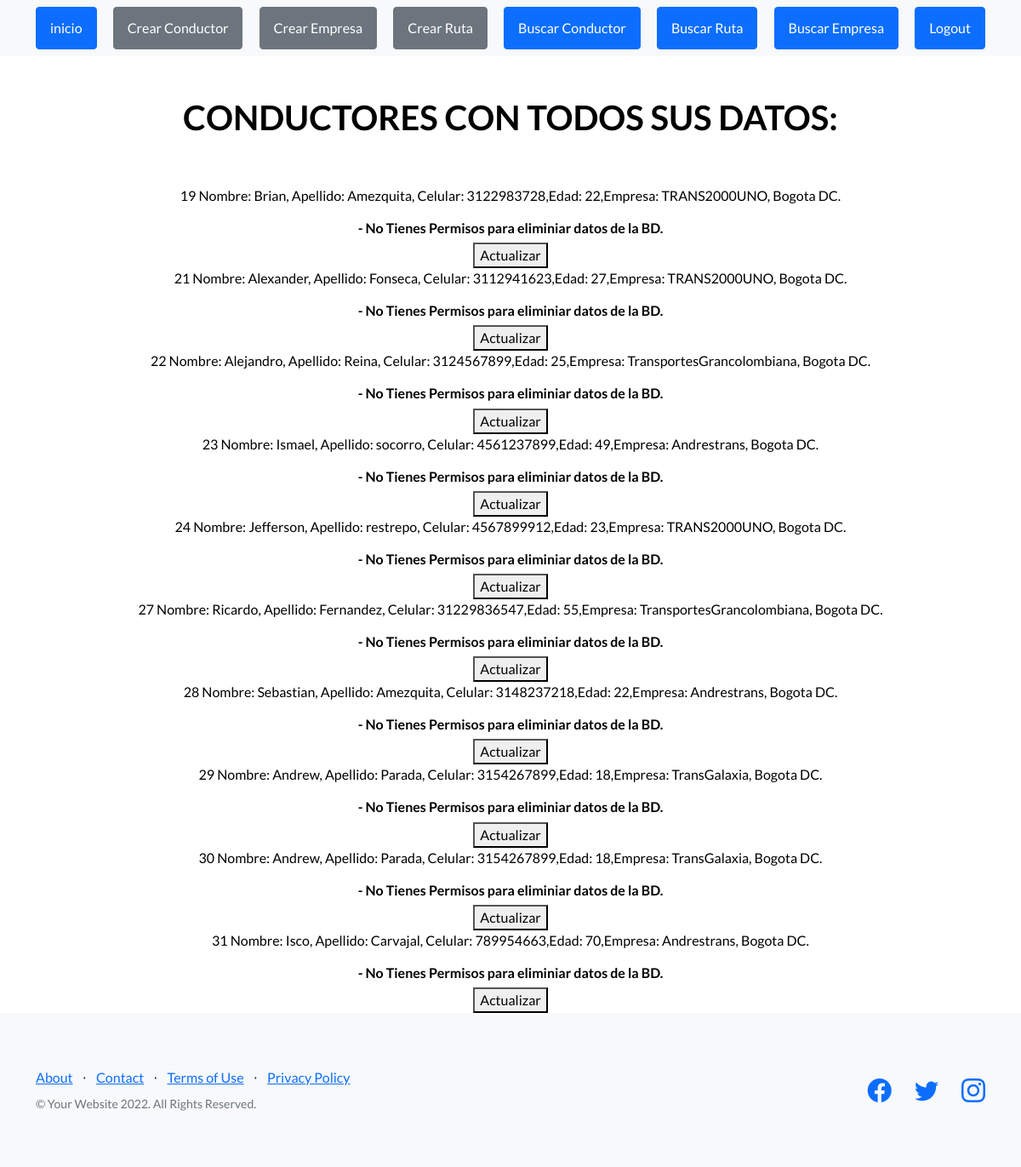
Screenshot of /mostrar_conductor_html/ (signed in) with the database file from the repository.
### miapp/models.py (models this page shows)
class conductor(models.Model):
    nombre = models.CharField(max_length=40)
    apellido = models.CharField(max_length=40)
    celular = models.IntegerField()
    edad = models.IntegerField()
    empresa =  models.ForeignKey(empresa, on_delete=models.CASCADE, default=1)
    def __str__(self) :
        return f"Nombre: { self.nombre}, Apellido: {self.apellido}, Celular: {self.celular},Edad: {self.edad},Empresa: {self.empresa}"

class empresa(models.Model):
    nombre = models.CharField(max_length=40)
    def __str__(self) :
        return f" {self.nombre}, Bogota DC."

### miapp/views.py (the view)
# urls.py: path("mostrar_conductor_html/", views.mostrar_conductor_html, name="Mostrar"),
@login_required
def mostrar_conductor_html(request):
        conductores = conductor.objects.all()
        context = {"conductores": conductores}
        return render(request, "mostrar_conductor.html", context=context)

### miapp/templates/mostrar_conductor.html (shortened to what this page needs)
<!DOCTYPE html>
<html lang="en">
    <head>
        {% load static %}
        <link href="https://cdn.jsdelivr.net/npm/bootstrap-icons@1.5.0/font/bootstrap-icons.css" rel="stylesheet" type="text/css" />
        <link href="{% static "miapp/css/styles.css" %}" rel="stylesheet" />
    </head>
    <body>
        <nav class="navbar navbar-light bg-light static-top">
            <div class="container">
                <a class="btn btn-primary" href="{% url "Home" %}"> inicio </a>
                <a class="btn btn-secondary" href="{% url "conductor" %}"> Crear Conductor </a>
                <a class="btn btn-secondary" href="{% url "empresa" %}"> Crear Empresa </a>
                <a class="btn btn-secondary" href="{% url "ruta" %}"> Crear Ruta </a>
                <a class="btn btn-primary" href="{% url "buscar_conductor" %}"> Buscar Conductor </a>
                <a class="btn btn-primary" href="{% url "buscar_ruta" %}"> Buscar Ruta </a>
                <a class="btn btn-primary" href="{% url "buscar_empresa" %}"> Buscar Empresa </a>
                <a class="btn btn-primary" href="{% url "Logout" %}">Logout</a>
            </div>
        </nav>
        <div class="container position-relative">
            <div class="row justify-content-center">
                    <div class="text-center text-black">
                        <br>
                        <br>
                        <h1 class"">
                            CONDUCTORES CON TODOS SUS DATOS:
                        </h1>
                        <br>
                        <br>
                        {% for conductor in conductores %}
                                <p>
                                    {{conductor.id}}
                                    {{conductor}}
                                </p>
                            {% if request.user.is_superuser  %}
                                <button>
                                    <a class="text-black" href="{% url "eliminar_conductor" conductor_id=conductor.id %}"style="text-decoration:none">Eliminar</a>
                                </button>
                            {%else%}
                                <h6> - No Tienes Permisos para eliminiar datos de la BD.</h6>
                            {% endif %}
                                <button>
                                    <a class="text-black" href="{% url "actualizar_conductor" conductor_id=conductor.id %}"style="text-decoration:none">Actualizar</a>
                                </button>
                        {% endfor %}
                    </div>
                </div>
            </div>
    <footer class="footer bg-light">
        <div class="container">
            <div class="row">
                <div class="col-lg-6 h-100 text-center text-lg-start my-auto">
                    <ul class="list-inline mb-2">
                        <li class="list-inline-item"><a href="#!">About</a></li>
                        <li class="list-inline-item">⋅</li>
                        <li class="list-inline-item"><a href="#!">Contact</a></li>
                        <li class="list-inline-item">⋅</li>
                        <li class="list-inline-item"><a href="#!">Terms of Use</a></li>
                        <li class="list-inline-item">⋅</li>
                        <li class="list-inline-item"><a href="#!">Privacy Policy</a></li>
                    </ul>
                    <p class="text-muted small mb-4 mb-lg-0">&copy; Your Website 2022. All Rights Reserved.</p>
                </div>
                <div class="col-lg-6 h-100 text-center text-lg-end my-auto">
                    <ul class="list-inline mb-0">
                        <li class="list-inline-item me-4">
                            <a href="#!"><i class="bi-facebook fs-3"></i></a>
                        </li>
                        <li class="list-inline-item me-4">
                            <a href="#!"><i class="bi-twitter fs-3"></i></a>
                        </li>
                        <li class="list-inline-item">
                            <a href="#!"><i class="bi-instagram fs-3"></i></a>
                        </li>
                    </ul>
                </div>
            </div>
        </div>
    </footer>
</body>
</html>

### rows the page displays
conductor: id "19", nombre+apellido+celular "Nombre: Brian, Apellido: Amezquita, Celular: 3122983728,Edad: 22,Empresa: TRANS2000UNO, Bogota DC."
conductor: id "21", nombre+apellido+celular "Nombre: Alexander, Apellido: Fonseca, Celular: 3112941623,Edad: 27,Empresa: TRANS2000UNO, Bogota DC."
conductor: id "22", nombre+apellido+celular "Nombre: Alejandro, Apellido: Reina, Celular: 3124567899,Edad: 25,Empresa: TransportesGrancolombiana, Bogota DC."
conductor: id "23", nombre+apellido+celular "Nombre: Ismael, Apellido: socorro, Celular: 4561237899,Edad: 49,Empresa: Andrestrans, Bogota DC."
conductor: id "24", nombre+apellido+celular "Nombre: Jefferson, Apellido: restrepo, Celular: 4567899912,Edad: 23,Empresa: TRANS2000UNO, Bogota DC."
conductor: id "27", nombre+apellido+celular "Nombre: Ricardo, Apellido: Fernandez, Celular: 31229836547,Edad: 55,Empresa: TransportesGrancolombiana, Bogota DC."
conductor: id "28", nombre+apellido+celular "Nombre: Sebastian, Apellido: Amezquita, Celular: 3148237218,Edad: 22,Empresa: Andrestrans, Bogota DC."
conductor: id "29", nombre+apellido+celular "Nombre: Andrew, Apellido: Parada, Celular: 3154267899,Edad: 18,Empresa: TransGalaxia, Bogota DC."
conductor: id "30", nombre+apellido+celular "Nombre: Andrew, Apellido: Parada, Celular: 3154267899,Edad: 18,Empresa: TransGalaxia, Bogota DC."
conductor: id "31", nombre+apellido+celular "Nombre: Isco, Apellido: Carvajal, Celular: 789954663,Edad: 70,Empresa: Andrestrans, Bogota DC."
